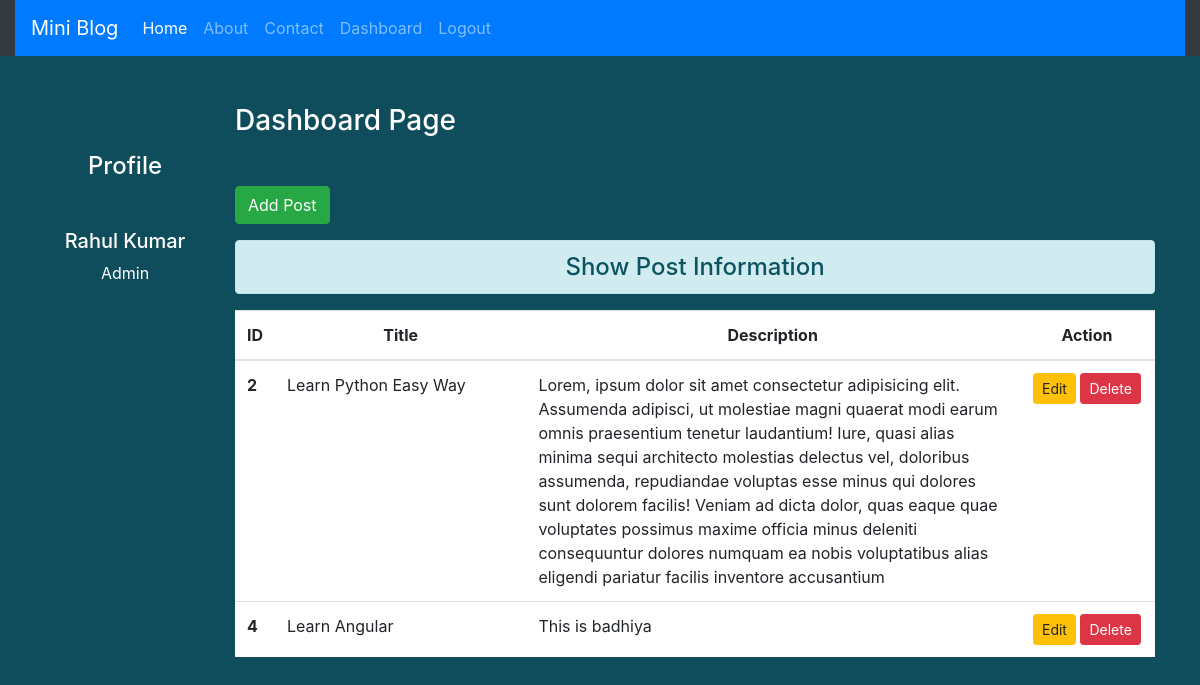
The page /dashboard/ (signed in) on the database its author committed.
### blog/models.py (models this page shows)
class Post(models.Model):
 title = models.CharField(max_length=150)
 desc = models.TextField()

### blog/views.py (the view)
# urls.py: path('dashboard/', views.dashboard, name='dashboard'),
def dashboard(request):
 if request.user.is_authenticated:
  posts = Post.objects.all()
  user = request.user
  full_name = user.get_full_name()
  gps = user.groups.all()
  return render(request, 'blog/dashboard.html', {'posts':posts, 'full_name':full_name, 'groups':gps})
 else:
  return HttpResponseRedirect('/login/')

### blog/templates/blog/dashboard.html (shortened to what this page needs)
{% extends 'blog/base.html' %}
{% load static %}
{% block side %}
<div class="col-sm-2 text-white my-5 text-center">
  <h4 class="my-5">Profile</h4>
  <h5>{{full_name}}</h5>
  {% for group in groups %}
    <p>{{group.name}}</p>
  {% endfor %}
</div>
{% endblock side %}
{% block content %}
<div class="col-sm-10">
 <h3 class="text-white my-5">Dashboard Page</h3>
 <a href="{% url 'addpost' %}" class="btn btn-success">Add Post</a>
 <h4 class="text-center alert alert-info mt-3">Show Post Information</h4>
  {% if posts %}
   <table class="table table-hover bg-white">
     <thead>
       <tr class="text-center">
         <th scope="col" style="width:2%">ID</th>
         <th scope="col" style="width:28%">Title</th>
         <th scope="col" style="width:55%">Description</th>
         <th scope="col" style="width:15%">Action</th>
       </tr>
     </thead>
     <tbody>
      {% for post in posts %}
       <tr>
         <th scope="row">{{post.id}}</th>
         <td>{{post.title}}</td>
         <td>{{post.desc}}</td>
         <td class="text-center">
          <a href="{% url 'updatepost' post.id %}" class="btn btn-warning btn-sm">Edit</a>
          {% if perms.blog.delete_post %}
          <form action="{% url 'deletepost' post.id %}" method="post" class="d-inline"> {% csrf_token %}
          <input type="submit" class="btn btn-danger btn-sm" value="Delete">
         </form>
         {% endif %}
         </td>
       </tr>
      {% endfor %}
     </tbody>
   </table>
  {% else %}
   <h4 class="text-center alert alert-warning">No Records</h4>
  {% endif %}
</div>
{% endblock content %}

### blog/templates/blog/base.html (shortened to what this page needs)
<!DOCTYPE html>
{% load static %}
<html lang="en">
<head>
 <link rel="stylesheet" href="{% static 'blog/css/bootstrap.css' %}">
 <link rel="stylesheet" href="{% static 'blog/css/style.css' %}">
</head>
<body>
 <div class="container-fluid bg-dark">
  {% include 'blog/navbar.html' %}
 </div>
 <div class="container">
  <div class="row">
   {% block side %}
   {% endblock side %}
   {% block content %}
   {% endblock content %}
  </div>
 </div>
</body>
</html>

### blog/templates/blog/navbar.html (shortened to what this page needs)
<nav class="navbar navbar-expand-lg navbar-dark bg-primary">
  <a class="navbar-brand" href="#">Mini Blog</a>
  <div class="collapse navbar-collapse" id="navbarNav">
    <ul class="navbar-nav">
      <li class="nav-item active">
        <a class="nav-link" href="/">Home <span class="sr-only">(current)</span></a>
      </li>
      <li class="nav-item">
        <a class="nav-link" href="{% url 'about' %}">About</a>
      </li>
      <li class="nav-item">
        <a class="nav-link" href="{% url 'contact' %}">Contact</a>
      </li>
      {% if request.user.is_authenticated %}
      <li class="nav-item">
        <a class="nav-link" href="{% url 'dashboard' %}">Dashboard</a>
      </li>
      <li class="nav-item">
        <a class="nav-link" href="{% url 'logout' %}">Logout</a>
      </li>
      {% endif %}
    </ul>
  </div>
</nav>

### blog/static/blog/css/style.css (style rules this page uses)
body { background-color: rgb(16, 77, 92); color: antiquewhite; }

### rows shown on the page
Post: id "2", title "Learn Python Easy Way", desc "Lorem, ipsum dolor sit amet consectetur adipisicing elit. Assumenda adipisci, ut molestiae magni quaerat modi earum omnis praesentium tenetur laudantium! Iure, quasi alias minima sequi architecto molestias delectus vel, doloribus assumenda, repudiandae voluptas esse minus qui dolores sunt dolorem facilis! Veniam ad dicta dolor, quas eaque quae voluptates possimus maxime officia minus deleniti consequuntur dolores numquam ea nobis voluptatibus alias eligendi pariatur facilis inventore accusantium"
Post: id "4", title "Learn Angular", desc "This is badhiya"

### other values the page prints
{{ full_name }} "Rahul Kumar"
{{ group.name }} "Admin"
